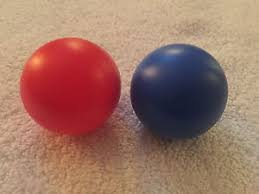
#> input picture tests/red_blue.jpg, 259 x 194 px
$ python get_blobs.py   (older library calls are emulated)
#> lines starting #> are read from the running program, lines starting #| are printed output that depends on the picture; after the words box and inside, x2 and y2 are one past the last pixel; in counts of white or black regions, pixels touching at a corner belong together
#> further down, img_BGR is the input picture: shape (194, 259, 3); mean B, G, R 101.1, 115.3, 156.8
# Standard imports
import cv2
import numpy as np

# Setup default values for SimpleBlobDetector parameters.
params = cv2.SimpleBlobDetector_Params()

# These are just examples, tune your own if needed
# Change thresholds
params.minThreshold = 10
params.maxThreshold = 200

# Filter by Area
params.filterByArea = True
params.minArea = 200
params.maxArea = 10000

# Filter by Circularity
params.filterByCircularity = True
params.minCircularity = 0.1

# Filter by Color
params.filterByColor = False
# not directly color, but intensity on the channel input
# params.blobColor = 0
params.filterByConvexity = False
params.filterByInertia = False

# Create a detector with the parameters
ver = cv2.__version__.split('.')
if int(ver[0]) < 3:
    detector = cv2.SimpleBlobDetector(params)
else:
    detector = cv2.SimpleBlobDetector_create(params)


def get_color_blobs(img_BGR,plot_result=True):
    # keypoints on original image (will look for blobs in grayscale)
#> called with plot_result = True
    image = cv2.cvtColor(img_BGR,cv2.COLOR_BGR2HSV)
#> image: shape (194, 259, 3); mean H, S, V 50.3, 103.2, 160.4

    # HSV FORMAT ranges
    redMin1 = (0, 50, 30)
    redMax1 = (10, 255, 255)

    redMin2 = (160, 50, 30)
    redMax2 = (180, 255, 255)

    # Obtain the mask
    mask1 = cv2.inRange(image, redMin1, redMax1)
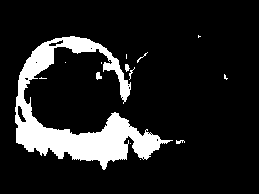
#> mask1: shape (194, 259); 13% white; 14 white regions (8 under 20 px), largest, box (x1, y1, x2, y2) and area: (15, 36, 173, 170) 6357, (96, 72, 102, 80) 34, (125, 64, 130, 72) 28, (176, 140, 185, 144) 23, (129, 67, 135, 80) 21, (137, 52, 148, 63) 20
    mask2 = cv2.inRange(image, redMin2, redMax2)
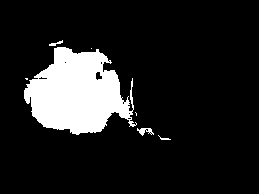
#> mask2: shape (194, 259); 12.9% white; 7 white regions (3 under 20 px), largest, box (x1, y1, x2, y2) and area: (24, 47, 137, 135) 6350, (137, 128, 154, 136) 71, (49, 40, 63, 46) 35, (158, 135, 171, 140) 22
    mask = mask1 | mask2
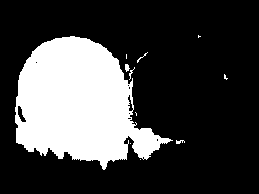
#> mask: shape (194, 259); 25.9% white; 11 white regions (6 under 20 px), largest, box (x1, y1, x2, y2) and area: (15, 36, 173, 170) 12887, (125, 64, 130, 72) 28, (176, 140, 185, 144) 23, (129, 67, 135, 80) 21, (137, 52, 148, 63) 20

    # some morphological operations (closing) to remove small blobs
    #mask = cv2.erode(mask, cv2.getStructuringElement(cv2.MORPH_RECT, (3, 3)))
    #mask = cv2.dilate(mask, cv2.getStructuringElement(cv2.MORPH_RECT, (8, 8)))

    # apply the mask
    keypoints = detector.detect(255-mask)
#> keypoints = ()
    #keypoints = cv2.HoughCircles(mask, cv2.HOUGH_GRADIENT, 1, 150, param1=100, param2=20, minRadius=20, maxRadius=200)


    if plot_result:
        regions = cv2.bitwise_and(img_BGR, img_BGR, mask = mask)
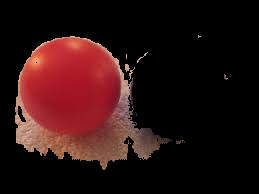
#> regions: shape (194, 259, 3); mean B, G, R 16.2, 16.7, 42.1
        regions = cv2.cvtColor(regions,cv2.COLOR_HSV2BGR)
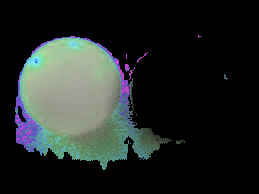
#> regions: shape (194, 259, 3); mean B, G, R 36.6, 39, 33.6
        cv2.imshow("Detected Regions", np.hstack([img_BGR, regions]))
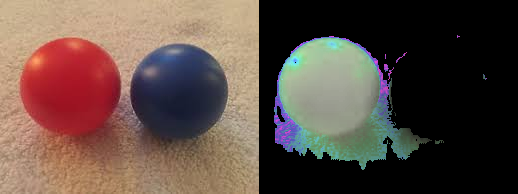
#> window 'Detected Regions': shape (194, 518, 3); mean B, G, R 68.9, 77.2, 95.2

        for kp in keypoints:
            print(kp.pt[0], kp.pt[1], kp.size)
#> this loop made 0 passes

        # Show mask and blobs found
        im_with_keypoints = cv2.drawKeypoints(img_BGR, keypoints, np.array([]),
            (255,255,255), cv2.DRAW_MATCHES_FLAGS_DRAW_RICH_KEYPOINTS)

        cv2.imshow("Keypoints on RED", im_with_keypoints)
        cv2.waitKey(0)
        cv2.destroyAllWindows()

    return keypoints

if __name__ == '__main__':
    # Read image
    img_BGR = cv2.imread("../tests/red_blue.jpg")
    # img_BGR = cv2.imread("tests/many.jpg")
    get_color_blobs(img_BGR)

$ run again, with tests/AM-cerca.png saved as tests/red_blue.jpg
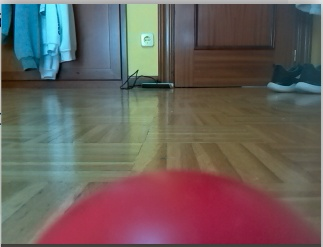
#> input picture tests/AM-cerca.png, 323 x 247 px
#> img_BGR is the input picture: shape (247, 323, 3); mean B, G, R 93.3, 95.4, 105.6
#> image: shape (247, 323, 3); mean H, S, V 76.8, 90.7, 121.5
#> in get_color_blobs, `mask1 = cv2.inRange(image, redMin1, redMax1)`:
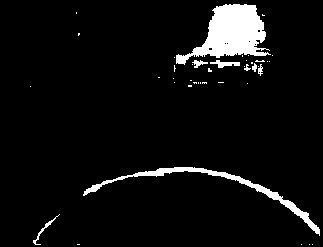
#> mask1: shape (247, 323); 5.8% white; 41 white regions (33 under 20 px), largest, box (x1, y1, x2, y2) and area: (176, 4, 271, 65) 2866, (83, 167, 320, 236) 1292, (210, 60, 240, 68) 119
#> mask2: shape (247, 323); 18.4% white; 7 white regions (6 under 20 px), largest, box (x1, y1, x2, y2) and area: (36, 171, 321, 245) 14651
#> mask: shape (247, 323); 24.2% white; 40 white regions (33 under 20 px), largest, box (x1, y1, x2, y2) and area: (33, 167, 321, 245) 16039, (176, 4, 271, 65) 2871, (210, 60, 240, 68) 119
#> keypoints = 1 keypoints; (x, y, size): (231, 33, 66.1)
#> in get_color_blobs, `cv2.imshow("Detected Regions", np.hstack([img_BGR, regions]))`:
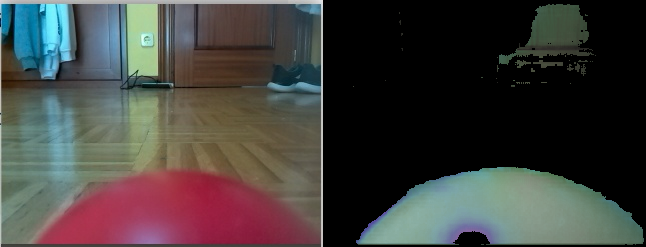
#> window 'Detected Regions': shape (247, 646, 3); mean B, G, R 61.5, 63.8, 65.8
#> the loop in get_color_blobs, `for kp in keypoints:` made 1 pass
#> kp on pass 1: keypoint at (230.9, 33.4), size 66.1
#> (printed output is left out)
